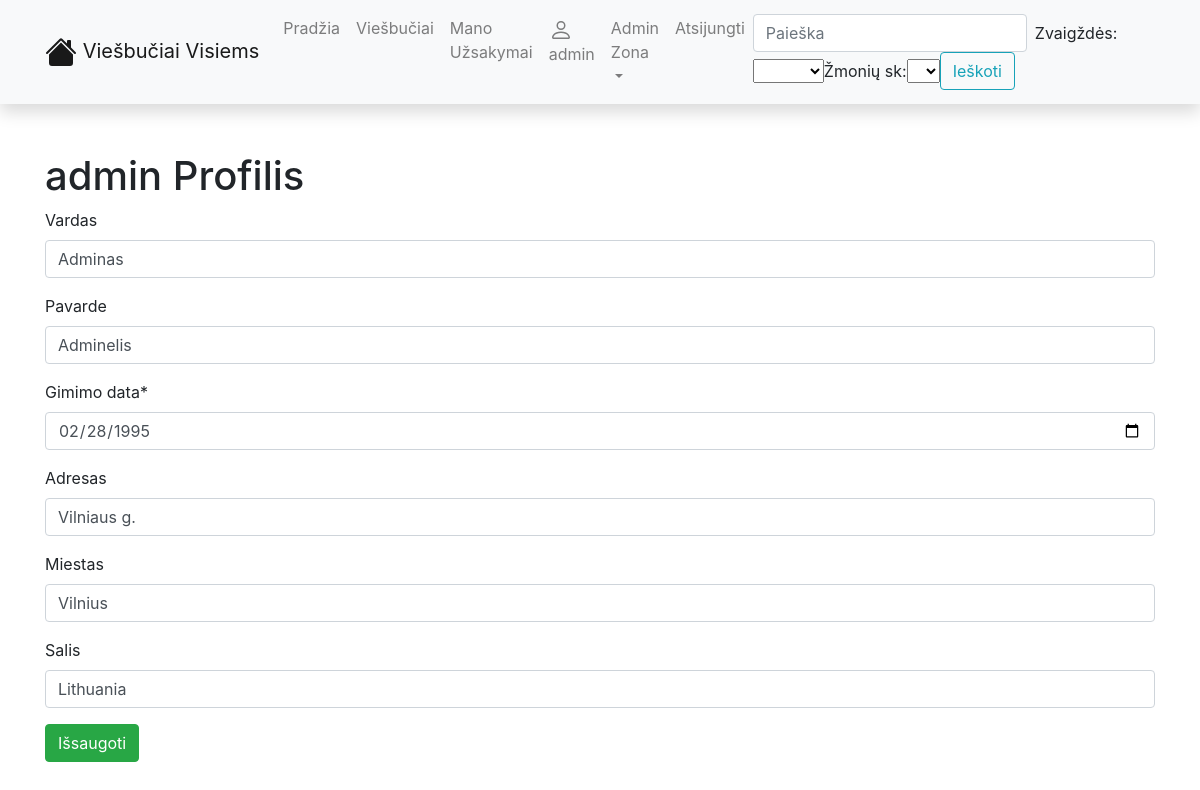
The app's page /viesbuciai/accounts/profile/ (signed in) with its own data.
### viesbuciai/models.py (models this page shows, shortened)
class Profile(models.Model):
    user = models.OneToOneField(User, on_delete=models.CASCADE)
    name = models.CharField("Vardas", max_length=15, null=True, blank=True)
    lastname = models.CharField("Pavarde", max_length=15, null=True, blank=True)
    birth_date = models.DateField("Gimimo Data", null=True, blank=True)
    address = models.CharField("Adresas", max_length=50, null=True, blank=True)
    city = models.CharField("Miestas", max_length=20, null=True, blank=True)
    country = models.CharField("Salis", max_length=30, null=True, blank=True)

### viesbuciai/views.py (the view)
# urls.py: path('accounts/profile/', profile, name='profile'),
@login_required(login_url="/viesbuciai/accounts/login/")
def profile(request):
    if request.method == 'POST':
        form = ProfileForm(request.POST, instance=request.user.profile)
        if form.is_valid():
            form.save()
            return redirect('hotels')
    else:
        form = ProfileForm(instance=request.user.profile)
    return render(request, 'profiles/profile.html', {'form': form})

### viesbuciai/forms.py
class ProfileForm(forms.ModelForm):
    birth_date = forms.DateField(widget=forms.TextInput(attrs={'type': 'date'}))
    class Meta:
        model = Profile
        fields = ['name', 'lastname', 'birth_date', 'address', 'city', 'country']
    def __init__(self, *args, **kwargs):
        super().__init__(*args, **kwargs)
        self.fields['birth_date'].label = "Gimimo data"

### viesbuciai/templates/profiles/profile.html (shortened to what this page needs)
{% extends 'base.html' %}
{% load crispy_forms_tags %}
{% block content %}
    <h1>{{ request.user.username }} Profilis</h1>
    <form method="post">
        {{ form | crispy }}
        <button class="btn btn-success" type="submit">Išsaugoti</button>
    </form>
{% endblock %}

### viesbuciai/templates/base.html (shortened to what this page needs)
<!DOCTYPE html>
<html lang="en">
  <head>
    <link
      rel="stylesheet"
      href="https://stackpath.bootstrapcdn.com/bootstrap/4.1.3/css/bootstrap.min.css"
    />
    <link
      rel="stylesheet"
      href="https://cdnjs.cloudflare.com/ajax/libs/font-awesome/4.7.0/css/font-awesome.min.css"
    />
    {% load static %}
    <link rel="stylesheet" href="{% static 'css/styles.css' %}" />
  </head>
  <body>
    <nav
      class="navbar navbar-expand-lg navbar-light bg-light static-top mb-5 shadow"
    >
      <div class="container">
        <a class="navbar-brand" href="{% url 'index' %}">
          Viešbučiai Visiems</a
        >
        <div class="collapse navbar-collapse" id="navbarResponsive">
          <ul class="navbar-nav ml-auto">
            <li class="nav-item">
              <a class="nav-link" href="{% url 'index' %}">Pradžia</a>
            </li>
            <li class="nav-item">
              <a class="nav-link" href="{% url 'hotels' %}">Viešbučiai</a>
            </li>
            <li class="nav-item">
              <a class="nav-link" href="{% url 'orders' %}">Mano Užsakymai</a>
            </li>
             {% if user.is_authenticated %}
            {% if user.username == 'admin' %}
            <li class="nav-item"><a class="nav-link" href="{% url 'profile' %}">
            {{ user.get_username }}</a>
            </li>
            <li class="nav-item dropdown">
            <a href="#" class="nav-link dropdown-toggle" data-toggle="dropdown">Admin Zona</a>
		</li>
            <li class="nav-item"><a class="nav-link" href="{% url 'logout'%}?next=/viesbuciai">Atsijungti</a></li>
            {% endif %}
          {% else %}
            <li class="nav-item">
              <a class="nav-link" href="{% url 'login'%}?next={{request.path}}">Prisijungti</a>
            </li><li class="nav-item"><a class="nav-link" href="{% url 'register' %}">Registruotis</a></li>
          {% endif %}
          </ul>
          <form
            class="form-inline my-2 my-lg-0"
            action="{% url 'hotel_filter' %}"
            method="get"
          >
            <input
              class="form-control mr-sm-2"
              type="search"
              placeholder="Paieška"
              aria-label="Search"
              name="name"
            />
	    <label for="stars">Zvaigždės:</label>
  	    <select id="stars" name="stars">
            <option value=""></option>
            <option value="1">*</option>
            </select>
            <label for="quantity">Žmonių sk:</label>
  	        <select id="quantity" name="quantity">
            <option value=""></option>
            <option value="1">1</option>
            </select>
            <button class="btn btn-outline-info my-2 my-sm-0" type="submit">
              Ieškoti
            </button>
          </form>
        </div>
      </div>
    </nav>
    <div class="container">{% block content %}{% endblock %}</div>
  </body>
</html>

### records on screen
Profile: name "Adminas", lastname "Adminelis", birth_date "02/28/1995", address "Vilniaus g.", city "Vilnius", country "Lithuania"

### other values on screen
{{ user.get_username }} "admin"
{{ request.user.username }} "admin"
